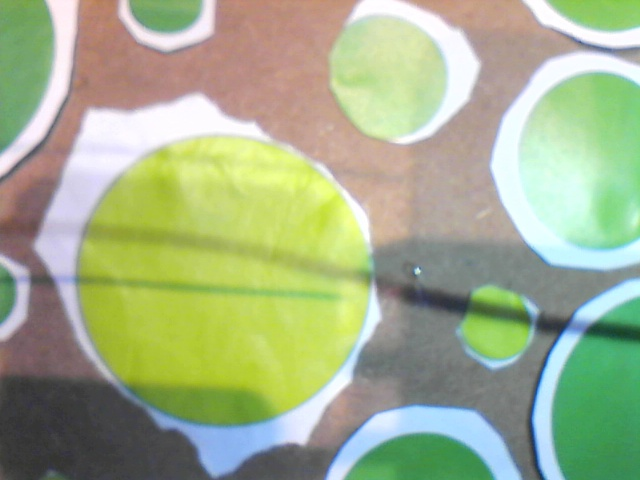
#> input picture Capture/1520992405.jpg, 640 x 480 px, found by its file name
$ python RunProgram.py   (older library calls are emulated)
#> lines starting #> are read from the running program, lines starting #| are printed output that depends on the picture; after the words box and inside, x2 and y2 are one past the last pixel; in counts of white or black regions, pixels touching at a corner belong together
### GripEdit3.py
import cv2
import numpy
import math
from enum import Enum

class GripPipeline:
    """
    An OpenCV pipeline generated by GRIP.
    """

    def __init__(self):
        """initializes all values to presets or None if need to be set
        """

        self.__hsv_threshold_hue = [18.0, 180.0]
        self.__hsv_threshold_saturation = [5.5, 255.0]
        self.__hsv_threshold_value = [0.0, 255.0]

        self.hsv_threshold_output = None

        self.__find_contours_input = self.hsv_threshold_output
        self.__find_contours_external_only = False

        self.find_contours_output = None

        self.__filter_contours_contours = self.find_contours_output
        self.__filter_contours_min_area = 0.0
        self.__filter_contours_min_perimeter = 0.0
        self.__filter_contours_min_width = 0.0
        self.__filter_contours_max_width = 1000.0
        self.__filter_contours_min_height = 0.0
        self.__filter_contours_max_height = 1000.0
        self.__filter_contours_solidity = [0.0, 100.0]
        self.__filter_contours_max_vertices = 1000000.0
        self.__filter_contours_min_vertices = 100.0
        self.__filter_contours_min_ratio = 0.0
        self.__filter_contours_max_ratio = 1000.0

        self.filter_contours_output = None

        self.__distance_transform_input = self.hsv_threshold_output
        self.__distance_transform_type = cv2.DIST_L1
        self.__distance_transform_mask_size = 0

        self.distance_transform_output = None

        self.__normalize_input = self.distance_transform_output
        self.__normalize_type = cv2.NORM_MINMAX
        self.__normalize_alpha = 0.0
        self.__normalize_beta = 255.0

        self.normalize_output = None


    def process(self, source0):
        """
        Runs the pipeline and sets all outputs to new values.
        """
        # Step HSV_Threshold0:
        self.__hsv_threshold_input = source0
        (self.hsv_threshold_output) = self.__hsv_threshold(self.__hsv_threshold_input, self.__hsv_threshold_hue, self.__hsv_threshold_saturation, self.__hsv_threshold_value)

        # Step Find_Contours0:
        self.__find_contours_input = self.hsv_threshold_output
        (self.find_contours_output) = self.__find_contours(self.__find_contours_input, self.__find_contours_external_only)

        # Step Filter_Contours0:
        self.__filter_contours_contours = self.find_contours_output
        (self.filter_contours_output) = self.__filter_contours(self.__filter_contours_contours, self.__filter_contours_min_area, self.__filter_contours_min_perimeter, self.__filter_contours_min_width, self.__filter_contours_max_width, self.__filter_contours_min_height, self.__filter_contours_max_height, self.__filter_contours_solidity, self.__filter_contours_max_vertices, self.__filter_contours_min_vertices, self.__filter_contours_min_ratio, self.__filter_contours_max_ratio)

        # Step Distance_Transform0:
        self.__distance_transform_input = self.hsv_threshold_output
        (self.distance_transform_output) = self.__distance_transform(self.__distance_transform_input, self.__distance_transform_type, self.__distance_transform_mask_size)

        # Step Normalize0:
        self.__normalize_input = self.distance_transform_output
        (self.normalize_output) = self.__normalize(self.__normalize_input, self.__normalize_type, self.__normalize_alpha, self.__normalize_beta)


    @staticmethod
    def __hsv_threshold(input, hue, sat, val):
        """Segment an image based on hue, saturation, and value ranges.
        Args:
            input: A BGR numpy.ndarray.
            hue: A list of two numbers the are the min and max hue.
            sat: A list of two numbers the are the min and max saturation.
            lum: A list of two numbers the are the min and max value.
        Returns:
            A black and white numpy.ndarray.
        """
        out = cv2.cvtColor(input, cv2.COLOR_BGR2HSV)
        return cv2.inRange(out, (hue[0], sat[0], val[0]),  (hue[1], sat[1], val[1]))

    @staticmethod
    def __find_contours(input, external_only):
        """Sets the values of pixels in a binary image to their distance to the nearest black pixel.
        Args:
            input: A numpy.ndarray.
            external_only: A boolean. If true only external contours are found.
        Return:
            A list of numpy.ndarray where each one represents a contour.
        """
        if(external_only):
            mode = cv2.RETR_EXTERNAL
        else:
            mode = cv2.RETR_LIST
        method = cv2.CHAIN_APPROX_SIMPLE
        im2, contours, hierarchy =cv2.findContours(input, mode=mode, method=method)
        return contours

    @staticmethod
    def __filter_contours(input_contours, min_area, min_perimeter, min_width, max_width,
                        min_height, max_height, solidity, max_vertex_count, min_vertex_count,
                        min_ratio, max_ratio):
        """Filters out contours that do not meet certain criteria.
        Args:
            input_contours: Contours as a list of numpy.ndarray.
            min_area: The minimum area of a contour that will be kept.
            min_perimeter: The minimum perimeter of a contour that will be kept.
            min_width: Minimum width of a contour.
            max_width: MaxWidth maximum width.
            min_height: Minimum height.
            max_height: Maximimum height.
            solidity: The minimum and maximum solidity of a contour.
            min_vertex_count: Minimum vertex Count of the contours.
            max_vertex_count: Maximum vertex Count.
            min_ratio: Minimum ratio of width to height.
            max_ratio: Maximum ratio of width to height.
        Returns:
            Contours as a list of numpy.ndarray.
        """
        output = []
        for contour in input_contours:
            x,y,w,h = cv2.boundingRect(contour)
            if (w < min_width or w > max_width):
                continue
            if (h < min_height or h > max_height):
                continue
            area = cv2.contourArea(contour)
            if (area < min_area):
                continue
            if (cv2.arcLength(contour, True) < min_perimeter):
                continue
            hull = cv2.convexHull(contour)
            '''
            solid = 100 * area / cv2.contourArea(hull)
            if (solid < solidity[0] or solid > solidity[1]):
                continue
            '''
            if (len(contour) < min_vertex_count or len(contour) > max_vertex_count):
                continue
            ratio = (float)(w) / h
            if (ratio < min_ratio or ratio > max_ratio):
                continue
            output.append(contour)
        return output

    @staticmethod
    def __distance_transform(input, type, mask_size):
        """Sets the values of pixels in a binary image to their distance to the nearest black pixel.
        Args:
            input: A numpy.array.
            type: Opencv enum.
            mask_size: The size of the mask. Either 0, 3, or 5.
        Returns:
            A black and white numpy.ndarray.
        """
        h, w = input.shape[:2]
        dst = numpy.zeros((h, w), numpy.float32)
        cv2.distanceTransform(input, type, mask_size, dst = dst)
        return numpy.uint8(dst)

    @staticmethod
    def __normalize(input, type, a, b):
        """Normalizes or remaps the values of pixels in an image.
        Args:
            input: A numpy.ndarray.
            type: Opencv enum.
            a: The minimum value.
            b: The maximum value.
        Returns:
            A numpy.ndarray of the same type as the input.
        """
        return cv2.normalize(input, None, a, b, type)

def filter(img):
    processClass = GripPipeline()
    #img = cv2.imread('TestLeaves.jpg', 1)
    processClass.process(img)
    return processClass.normalize_output

### Old Code/ImageEdit5.py
import cv2
import numpy as np
import math
import copy

class Editor():

    def __init__(self, img):
        self.img = img
        (self.height, self.width) = img.shape
        self.black = 0
        self.white = 1
        self.blackImg = np.array( [[self.black] * self.width for _ in range(self.height)], dtype='uint8' )
        print('Height: ', self.height, ', Width: ', self.width)

    def find_max(self):
        '''Finds the pixel of maximum brightness. This value is usually 255.'''
        maxPixel = 0
        for y in range(self.height):
            for x in range(self.width):
                if self.img[y, x] > maxPixel:
                    maxPixel = self.img[y, x]
        return maxPixel

    def max_locations(self, maxPixel, thresholdBrightness=.6):
        '''Finds all locations above a threshold brightness compared to the maximum
            brightness. The default is .6 (out of 1.0). No need to calculate the exact
            value of brightness.'''
        lowestIntensity = thresholdBrightness * maxPixel
        ret, thresh = cv2.threshold(self.img, lowestIntensity, 255, cv2.THRESH_BINARY)
        locations = copy.deepcopy(self.blackImg)
        for y in range(self.height):
            for x in range(self.width):
                if thresh[y, x] == 255:
                    locations[y, x] = self.white
        return locations

    def find_next_location(self, locations):
        '''Goes through each ROW from LEFT TO RIGHT until it encounters the first
            true location. Skips every other column and row.'''
        for y in range(0, self.height, 2):
            for x in range(0, self.width, 2):
                if locations[y, x]:
                    return (y, x)
        return None

    # [9 lines left out: function find_centroid, not called in this run]

    def get_connected_region(self, location, locations):
        '''Obtains a single. The format of the region is a numpy array that has the
            height and width of the original image. Be careful as this is a call by
            reference that directly edits the array of locations.'''
        checkLocations = set([location])
        newCheckLocations = set()
        checkedLocations = set()
        region = copy.deepcopy(self.blackImg)
        locations[location[0], location[1]] = self.black  # first spot is already checked
        while len(checkLocations) > 0:
            for check in checkLocations:
                if check not in checkedLocations:
                    checkedLocations.add(check)
                    if check[0] != 0 and locations[check[0]-1, check[1]] == 1:
                        newCheckLocations.add((check[0]-1, check[1]))
                        locations[check[0]-1, check[1]] = self.black
                    if check[0]+1 != self.height and locations[check[0]+1, check[1]] == 1:
                        newCheckLocations.add((check[0]+1, check[1]))
                        locations[check[0]+1, check[1]] = self.black
                    if check[1] != 0 and locations[check[0], check[1]-1] == 1:
                        newCheckLocations.add((check[0], check[1]-1))
                        locations[check[0], check[1]-1] = self.black
                    if check[1]+1 != self.width and locations[check[0], check[1]+1] == 1:
                        newCheckLocations.add((check[0], check[1]+1))
                        locations[check[0], check[1]+1] = self.black
            for check2 in checkLocations:
                region[check2[0], check2[1]] = self.white
            checkLocations = newCheckLocations
            newCheckLocations = set()
        return region

    def get_all_regions(self, locations):
        '''Obtains each region. Returns a list of regions.'''
        regions = []
        start = self.find_next_location(locations)
        while start != None:
            region = self.get_connected_region(start, locations)
            regions.append(region)
            start = self.find_next_location(locations)
        return regions

    def keep_large_regions(self, regions, thresholdSize=100):
        '''Take the regions and filters those that are below threshold size. Default
            threshold size is 100 pixels. This function uses copies.'''
        largeRegions = copy.deepcopy(regions)
        for i in range(len(regions)-1, -1, -1):
            contour = cv2.findContours(regions[i], 1, 2)[1][0]
            if cv2.contourArea(contour) < thresholdSize:
                largeRegions.pop(i)
        return largeRegions

    def obtain_largest_region(self, regions):
        '''Take the largest region with greatest circularity (best leaf shape).
            May result in a tie.'''
        largestRegion = []
        startSize = self.img.size
        while len(largestRegion) == 0 and startSize > 0:
            startSize //= 2
            largestRegion = self.keep_large_regions(regions, startSize)
        while len(largestRegion) != 0:
            startSize += 100
            largestRegion = self.keep_large_regions(regions, startSize)
        while len(largestRegion) == 0:
            startSize -= 1
            largestRegion = self.keep_large_regions(regions, startSize)
        return (largestRegion, startSize)

    # [36 lines left out: functions mk_points_list, combine_regions, blacken_regions, outline, not called in this run]


### Old Code/ImageGrab.py
import cv2
import numpy as np
import time

def equalArray(array1, array2):
    '''Use if guaranteed non-empty deep arrays.'''
    if len(array1) != len(array2):
        return False
    elif isinstance(array1[0], int) or isinstance(array1[0], np.uint8):
        for index in range(len(array1)):
            if array1[index] != array2[index]:
                return False
        return True
    else:
        for index in range(len(array1)):
            if not equalArray(array1[index], array2[index]):
                return False
        return True

'''
def equalImage(array1, array2):
    if len(array1) != len(array2):
        return False
    else:
        for index in range(len(array1)):
            if len(array1[index]) != len(array2[index]):
                return False
            else:
                for index2 in range(len(array1[index])):
                    if not equalArray(array1[index][index2], array2[index][index2]):
                        return False
        return True
'''

# [25 lines left out: function grab, not called in this run]

### Old Code/RunProgram.py
####do experiment:
####put a green dot at bottom right edge
####move stpper motor (trial & error) to make it to exactly the top left corner
####find the pixel size and stepper motor turn length ratio.

from enum import Enum
import time
import serial
import cv2
import ImageEdit5 as ImageEdit          # version 4 contains polygon detection
import ImageGrab
import GripEdit3 as GripEdit            # version 3 only
import PolygonDetect2 as PolygonDetect  # currently has errors

class Project():

    def __init__(self):
        '''Calibration and set-up'''

        # [7 lines of commented-out code are left out]

        self.plantLocations = [(), (), (), ()]
        self.numPlants = len(self.plantLocations)
        self.lastWater = None
        self.img = self.image_grab()
#> in image_grab, img is the input picture: shape (480, 640, 3); mean B, G, R 139.7, 175.6, 162.5
        self.imgEdit = GripEdit.filter(self.img)
#> in __hsv_threshold, `return cv2.inRange(out, (hue[0], sat[0], val[0]),  (hue[1], sat[1], va..`:
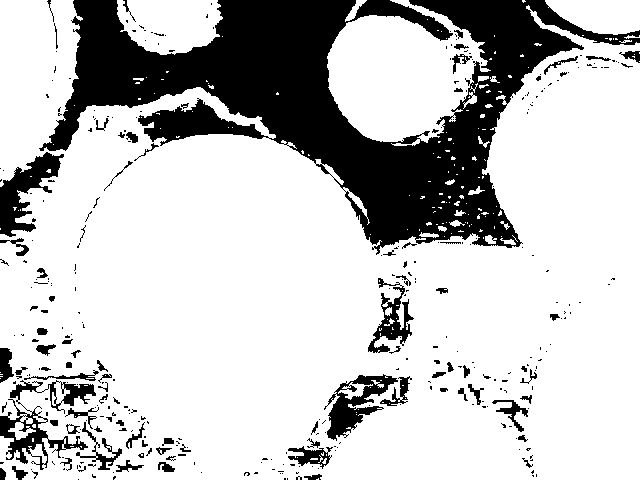
#> returned value: shape (480, 640); 77% white; 344 black regions (262 under 20 px), largest, box (x1, y1, x2, y2) and area: (39, 0, 640, 255) 55916, (0, 380, 96, 470) 2381, (0, 152, 64, 237) 2255
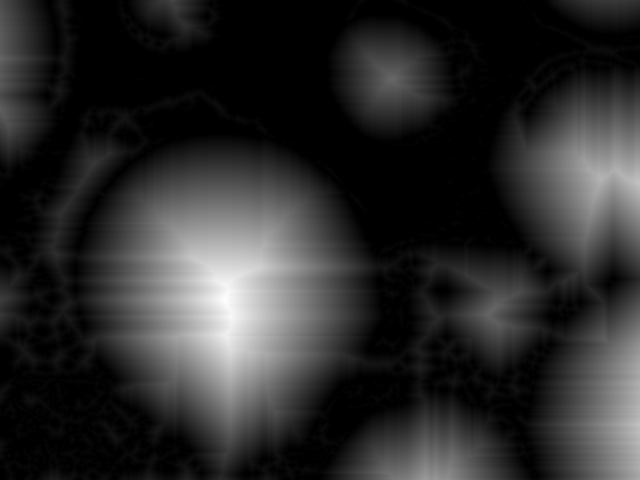
#> self.imgEdit: shape (480, 640); min 0, max 255, mean 43.9
        self.editor = ImageEdit.Editor(self.imgEdit)
#| Height:  480 , Width:  640
        self.thresholdBrightness = .5
        self.weeds = []
        self.weedFactor = 1/100   # size of weeds in comparison to plant

    # [52 lines left out: functions wait, arduino_move, arduino_water, water_cycle, not called in this run]

    def image_grab(self):
        #img = ImageGrab.grab(0)     # built-in camera number = 0
                                    # attached camera number = 1
        img = cv2.imread('Capture\\1520992405.jpg', 1)
        return img

    def find_weeds(self):
        start = time.time()

        # Threshold above a certain brightness, which represents area
        maxPixel = self.editor.find_max()
#> after the loop in find_max, `for y in range(self.height):`: maxPixel = 255
#> maxPixel = 255
        while True:
            locations = self.editor.max_locations(maxPixel, self.thresholdBrightness)
                # .6 is the default value for thresholdBrightness
            regions = self.editor.get_all_regions(locations)

            # Find the largest region. In the case of a tie, lower the brightness threshold.
            (largestRegion, startSize) = self.editor.obtain_largest_region(regions)
            if len(largestRegion) == 1:
                break
            else:
                self.thresholdBrightness -= .01
#> this loop made 1 pass
#> (lowestIntensity in max_locations, ret in max_locations, startSize) on pass 1: (127.5, 127, 22684)
#> pass 1, in max_locations, `ret, thresh = cv2.threshold(self.img, lowestIntensity, 255, cv2.THRESH..`:
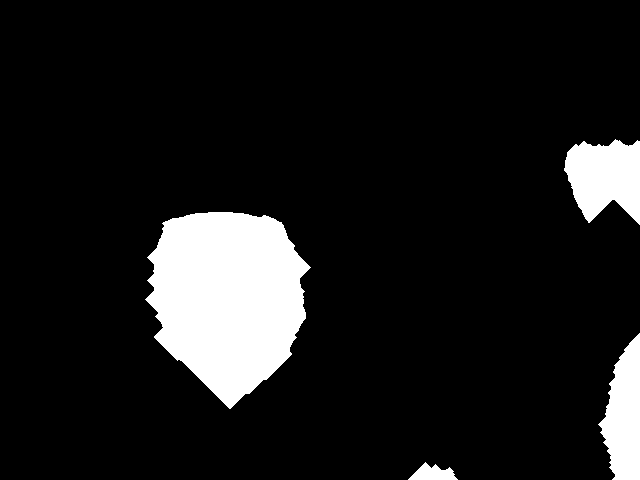
#> thresh: shape (480, 640); 10.5% white; 4 white regions, box (x1, y1, x2, y2) and area: (145, 212, 311, 409) 22936, (564, 139, 640, 225) 4764, (598, 333, 640, 480) 4085, (408, 462, 458, 480) 530
#> after the loop, self.thresholdBrightness = 0.5
        plant = largestRegion[0]        # set the largest region as the plant
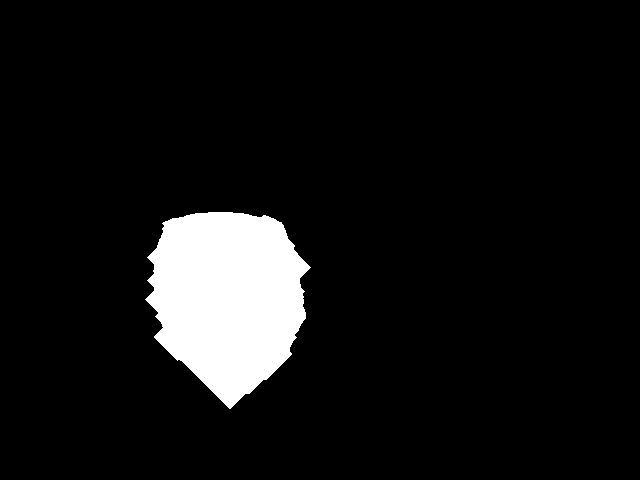
#> plant: shape (480, 640); values 0 (black) and 1 (white), 7.5% white; 1 white region, box (x1, y1, x2, y2) and area: (145, 212, 311, 409) 22936

        # Determine if plant or weed
        largeRegions = self.editor.keep_large_regions(regions, startSize * self.weedFactor)
#> largeRegions = 4 items
        for region in largeRegions:
            newLocation = self.editor.find_next_location(region)
            if ImageGrab.equalArray(region, plant):
                print("Location of plant:", newLocation)
            else:
                self.weeds.append(newLocation)
#> this loop made 4 passes
#> newLocation on passes 1 to 4: (140, 614), (212, 208), (334, 638), (464, 424)
#> (printed output is left out)
#> after the loop, self.weeds = [(140, 614), (334, 638), (464, 424)]
        print("Locations of weeds:", self.weeds)
#| Locations of weeds: [(140, 614), (334, 638), (464, 424)]

        # Use polygons only when plant has multiple leaves
        '''
        pointsList = editor.mk_points_list(largeRegions)
        if len(pointsList) > 2:
            constructor = PolygonDetect.PolygonConstruct(self.img, pointsList)
            constructor.mk_polygon()
            print("Constructed polygon:", constructor.polygon)
        else:
            print("Error! Not enough points to make a polygon:", pointsList)
        '''

        stop = time.time()
        print("Algorithm runtime for program:", stop - start)

#> (the run stopped early here; a loop or call above may not have finished)
